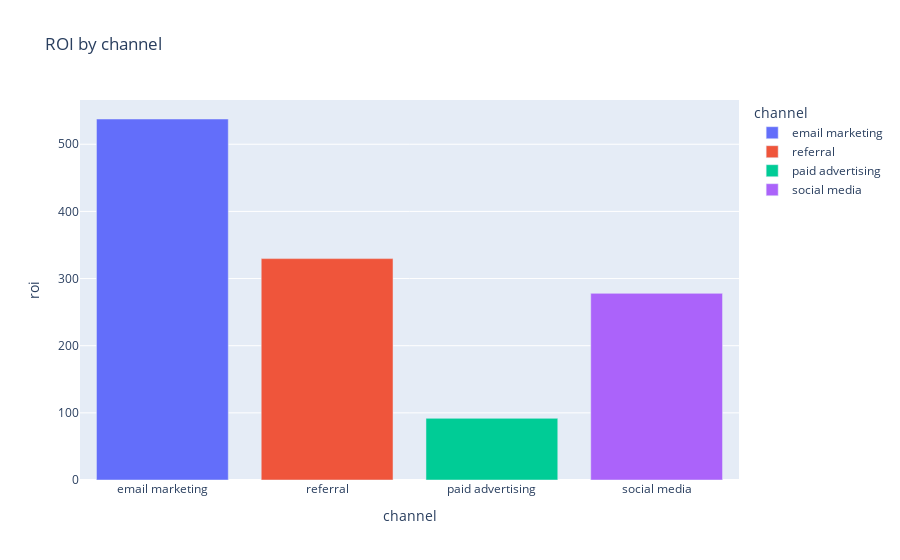

Notebook code for this chart:
### Markdown cell above
### CAC платної реклами набагато вища, ніж у всіх інших каналів, тоді як CAC електронної пошти є найнижчим

### Code cell
px.bar(data_frame = df, x='channel', y = 'roi', color = 'channel', title = 'ROI by channel')

### Figure 1 — Plotly figure (JSON) as saved in the notebook; plotly's stock layout.template omitted (floating-point values rounded to 4 significant figures)
{"data": [{"alignmentgroup": "True", "hovertemplate": "channel=%{x}<br>roi=%{y}<extra></extra>", "legendgroup": "email marketing", "marker": {"color": "#636efa", "pattern": {"shape": ""}}, "name": "email marketing", "offsetgroup": "email marketing", "orientation": "v", "showlegend": true, "textposition": "auto", "type": "bar", "x": ["email marketing"], "xaxis": "x", "y": [537.6], "yaxis": "y"}, {"alignmentgroup": "True", "hovertemplate": "channel=%{x}<br>roi=%{y}<extra></extra>", "legendgroup": "referral", "marker": {"color": "#EF553B", "pattern": {"shape": ""}}, "name": "referral", "offsetgroup": "referral", "orientation": "v", "showlegend": true, "textposition": "auto", "type": "bar", "x": ["referral"], "xaxis": "x", "y": [329.7], "yaxis": "y"}, {"alignmentgroup": "True", "hovertemplate": "channel=%{x}<br>roi=%{y}<extra></extra>", "legendgroup": "paid advertising", "marker": {"color": "#00cc96", "pattern": {"shape": ""}}, "name": "paid advertising", "offsetgroup": "paid advertising", "orientation": "v", "showlegend": true, "textposition": "auto", "type": "bar", "x": ["paid advertising"], "xaxis": "x", "y": [91.83], "yaxis": "y"}, {"alignmentgroup": "True", "hovertemplate": "channel=%{x}<br>roi=%{y}<extra></extra>", "legendgroup": "social media", "marker": {"color": "#ab63fa", "pattern": {"shape": ""}}, "name": "social media", "offsetgroup": "social media", "orientation": "v", "showlegend": true, "textposition": "auto", "type": "bar", "x": ["social media"], "xaxis": "x", "y": [278.0], "yaxis": "y"}], "layout": {"autosize": true, "barmode": "relative", "legend": {"title": {"text": "channel"}, "tracegroupgap": 0}, "title": {"text": "ROI by channel"}, "xaxis": {"anchor": "y", "autorange": true, "categoryarray": ["email marketing", "referral", "paid advertising", "social media"], "categoryorder": "array", "domain": [0, 1], "range": [-0.5, 3.5], "title": {"text": "channel"}, "type": "category"}, "yaxis": {"anchor": "x", "autorange": true, "domain": [0, 1], "range": [0, 565.9], "title": {"text": "roi"}, "type": "linear"}}}
